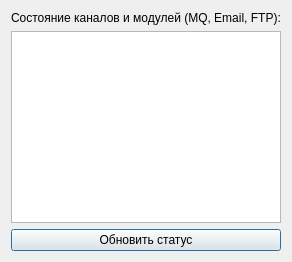
<?xml version="1.0" encoding="UTF-8"?>
<ui version="4.0">
 <class>ExternalSystemStatusForm</class>
 <widget class="QDialog" name="ExternalSystemStatusForm">
  <property name="windowTitle">
   <string>Внешние модули и соединения</string>
  </property>
  <layout class="QVBoxLayout" name="mainLayout">
   <item>
    <widget class="QLabel" name="labelHint">
     <property name="text"><string>Состояние каналов и модулей (MQ, Email, FTP):</string></property>
    </widget>
   </item>
   <item>
    <widget class="QTableWidget" name="moduleStatusTable"/>
   </item>
   <item>
    <widget class="QPushButton" name="buttonRefresh">
     <property name="text"><string>Обновить статус</string></property>
    </widget>
   </item>
  </layout>
 </widget>
 <resources/>
 <connections/>
</ui>
